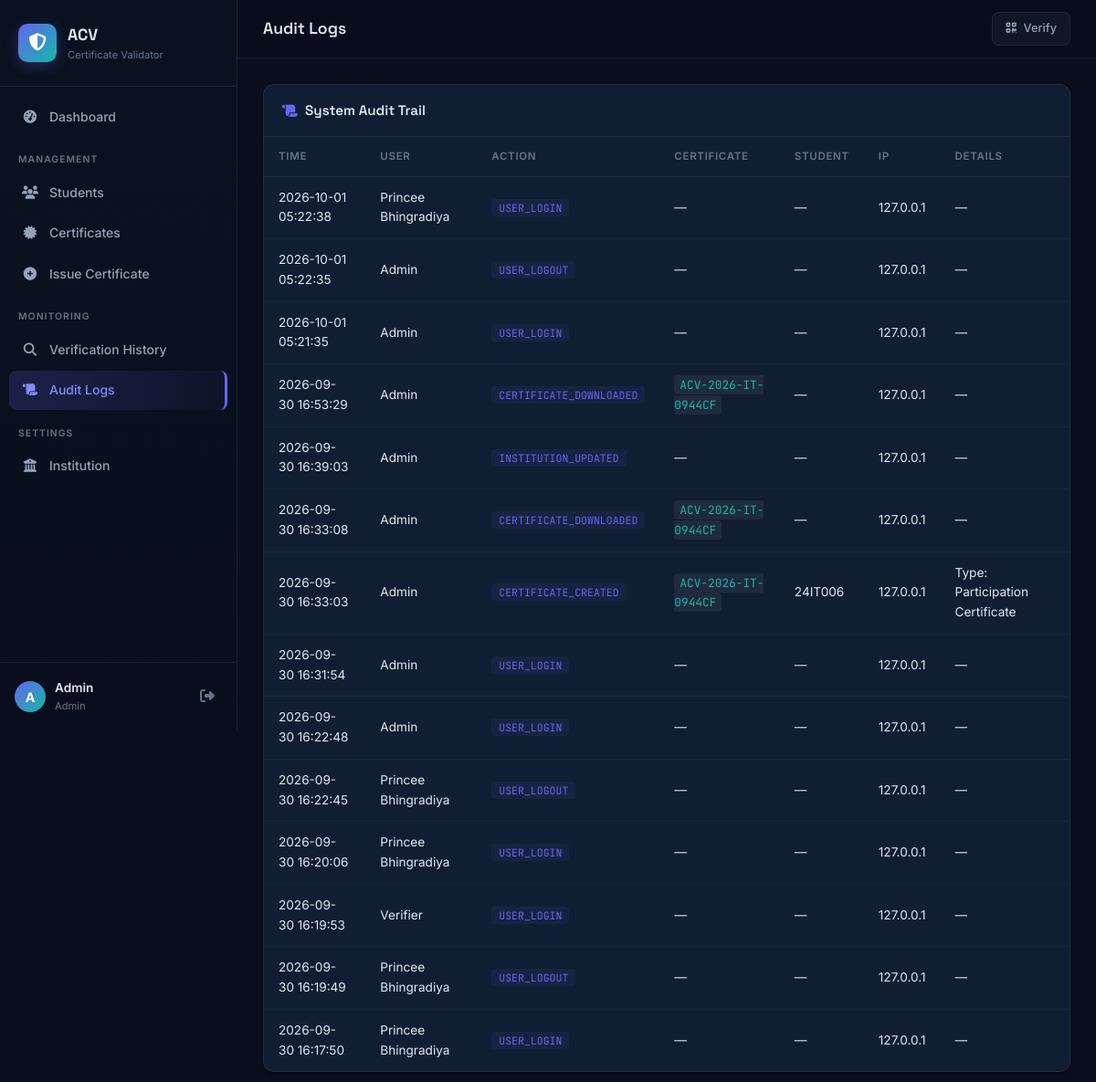
Screenshot of /admin/audit-logs (signed in) with the database file from the repository.
### tables this page shows
CREATE TABLE users (
            id INTEGER PRIMARY KEY AUTOINCREMENT,
            name TEXT NOT NULL,
            email TEXT UNIQUE NOT NULL,
            password_hash TEXT NOT NULL,
            role TEXT NOT NULL DEFAULT 'student',
            student_id TEXT,
            is_active INTEGER DEFAULT 1,
            created_at TIMESTAMP DEFAULT CURRENT_TIMESTAMP
        );

CREATE TABLE audit_logs (
            id INTEGER PRIMARY KEY AUTOINCREMENT,
            user_id INTEGER,
            user_name TEXT,
            action TEXT NOT NULL,
            certificate_id TEXT,
            student_id TEXT,
            timestamp TIMESTAMP DEFAULT CURRENT_TIMESTAMP,
            ip_address TEXT,
            details TEXT
        );

### app/routes/admin.py (the view)
@admin_bp.route('/audit-logs')
@admin_required
def audit_logs():
    db = get_db(); db.row_factory = sqlite3.Row
    logs = db.execute('SELECT * FROM audit_logs ORDER BY timestamp DESC LIMIT 200').fetchall()
    db.close()
    return render_template('admin/audit_logs.html', logs=logs)

### app/models.py (called while the page is built)
    @property
    def is_active(self):
        return bool(self._is_active)

    @staticmethod
    def get_by_id(user_id):
        db = sqlite3.connect(current_app.config['DATABASE'])
        db.row_factory = sqlite3.Row
        row = db.execute('SELECT * FROM users WHERE id = ?', (user_id,)).fetchone()
        db.close()
        if row:
            return User(row['id'], row['name'], row['email'], row['role'],
                        row['student_id'], row['is_active'])
        return None

### app/routes/admin.py (called while the page is built)
def admin_required(f):
    @wraps(f)
    @login_required
    def decorated(*args, **kwargs):
        if current_user.role != 'admin':
            abort(403)
        return f(*args, **kwargs)
    return decorated

def get_db():
    return sqlite3.connect(current_app.config['DATABASE'],
                           detect_types=sqlite3.PARSE_DECLTYPES)

### templates/admin/audit_logs.html (shortened to what this page needs)
{% extends "layout.html" %}
{% block page_title %}Audit Logs{% endblock %}
{% block sidebar_nav %}
<a href="{{ url_for('admin.dashboard') }}" class="nav-item"><i class="fa-solid fa-gauge-high"></i><span>Dashboard</span></a>
<div class="nav-section">MANAGEMENT</div>
<a href="{{ url_for('admin.students') }}" class="nav-item"><i class="fa-solid fa-users"></i><span>Students</span></a>
<a href="{{ url_for('admin.certificates') }}" class="nav-item"><i class="fa-solid fa-certificate"></i><span>Certificates</span></a>
<a href="{{ url_for('admin.create_certificate') }}" class="nav-item"><i class="fa-solid fa-plus-circle"></i><span>Issue Certificate</span></a>
<div class="nav-section">MONITORING</div>
<a href="{{ url_for('admin.verification_history') }}" class="nav-item"><i class="fa-solid fa-magnifying-glass"></i><span>Verification History</span></a>
<a href="{{ url_for('admin.audit_logs') }}" class="nav-item active"><i class="fa-solid fa-scroll"></i><span>Audit Logs</span></a>
<div class="nav-section">SETTINGS</div>
<a href="{{ url_for('admin.institution') }}" class="nav-item"><i class="fa-solid fa-building-columns"></i><span>Institution</span></a>
{% endblock %}
{% block content %}
<div class="card">
    <div class="card-header"><h3><i class="fa-solid fa-scroll"></i> System Audit Trail</h3></div>
    <div class="table-wrapper">
        <table class="data-table">
            <thead>
                <tr><th>Time</th><th>User</th><th>Action</th><th>Certificate</th><th>Student</th><th>IP</th><th>Details</th></tr>
            </thead>
            <tbody>
            {% for log in logs %}
            <tr>
                <td>{{ log.timestamp }}</td>
                <td>{{ log.user_name or '—' }}</td>
                <td><span class="audit-action">{{ log.action }}</span></td>
                <td>{% if log.certificate_id %}<code class="cert-id">{{ log.certificate_id }}</code>{% else %}—{% endif %}</td>
                <td>{{ log.student_id or '—' }}</td>
                <td>{{ log.ip_address or '—' }}</td>
                <td>{{ log.details or '—' }}</td>
            </tr>
            {% else %}
            <tr><td colspan="7" class="empty-row">No audit logs yet</td></tr>
            {% endfor %}
            </tbody>
        </table>
    </div>
</div>
{% endblock %}

### templates/layout.html (shortened to what this page needs)
<!DOCTYPE html>
<html lang="en">
<head>
    <link rel="stylesheet" href="https://cdnjs.cloudflare.com/ajax/libs/font-awesome/6.5.0/css/all.min.css">
    <link rel="stylesheet" href="{{ url_for('static', filename='css/main.css') }}">
</head>
<body>
<div class="app-layout">
    <aside class="sidebar" id="sidebar">
        <div class="sidebar-brand">
            <div class="brand-icon"><i class="fa-solid fa-shield-halved"></i></div>
            <div class="brand-text">
                <span class="brand-name">ACV</span>
                <span class="brand-sub">Certificate Validator</span>
            </div>
        </div>
        <nav class="sidebar-nav">
            {% block sidebar_nav %}{% endblock %}
        </nav>
        <div class="sidebar-footer">
            <div class="sidebar-user">
                <div class="user-avatar">{{ current_user.name[0].upper() }}</div>
                <div class="user-info">
                    <span class="user-name">{{ current_user.name }}</span>
                    <span class="user-role">{{ current_user.role | title }}</span>
                </div>
            </div>
            <a href="{{ url_for('auth.logout') }}" class="sidebar-logout" title="Logout">
                <i class="fa-solid fa-right-from-bracket"></i>
            </a>
        </div>
    </aside>
    <div class="main-wrapper">
        <header class="topbar">
            <div class="topbar-title">
                <h1>{% block page_title %}Dashboard{% endblock %}</h1>
            </div>
            <div class="topbar-actions">
                <a href="{{ url_for('verify.verify_index') }}" class="btn btn-sm btn-ghost" target="_blank">
                    <i class="fa-solid fa-qrcode"></i> Verify
                </a>
            </div>
        </header>
        <main class="main-content">
            {% block content %}{% endblock %}
        </main>
    </div>
</div>
</body>
</html>

### rows the page displays
users: name "A", name "Admin", role "Admin"
audit_logs: timestamp "2026-10-01 05:22:38", user_name "Princee Bhingradiya", action "USER_LOGIN", student_id "—", ip_address "127.0.0.1", details "—"
audit_logs: timestamp "2026-10-01 05:22:35", user_name "Admin", action "USER_LOGOUT", student_id "—", ip_address "127.0.0.1", details "—"
audit_logs: timestamp "2026-10-01 05:21:35", user_name "Admin", action "USER_LOGIN", student_id "—", ip_address "127.0.0.1", details "—"
audit_logs: timestamp "2026-09-30 16:53:29", user_name "Admin", action "CERTIFICATE_DOWNLOADED", certificate_id "ACV-2026-IT-0944CF", student_id "—", ip_address "127.0.0.1", details "—"
audit_logs: timestamp "2026-09-30 16:39:03", user_name "Admin", action "INSTITUTION_UPDATED", student_id "—", ip_address "127.0.0.1", details "—"
audit_logs: timestamp "2026-09-30 16:33:08", user_name "Admin", action "CERTIFICATE_DOWNLOADED", certificate_id "ACV-2026-IT-0944CF", student_id "—", ip_address "127.0.0.1", details "—"
audit_logs: timestamp "2026-09-30 16:33:03", user_name "Admin", action "CERTIFICATE_CREATED", certificate_id "ACV-2026-IT-0944CF", student "24IT006", ip_address "127.0.0.1", details "Type: Participation Certificate"
audit_logs: timestamp "2026-09-30 16:31:54", user_name "Admin", action "USER_LOGIN", student_id "—", ip_address "127.0.0.1", details "—"
audit_logs: timestamp "2026-09-30 16:22:48", user_name "Admin", action "USER_LOGIN", student_id "—", ip_address "127.0.0.1", details "—"
audit_logs: timestamp "2026-09-30 16:22:45", user_name "Princee Bhingradiya", action "USER_LOGOUT", student_id "—", ip_address "127.0.0.1", details "—"
audit_logs: timestamp "2026-09-30 16:20:06", user_name "Princee Bhingradiya", action "USER_LOGIN", student_id "—", ip_address "127.0.0.1", details "—"
audit_logs: timestamp "2026-09-30 16:19:53", user_name "Verifier", action "USER_LOGIN", student_id "—", ip_address "127.0.0.1", details "—"
audit_logs: timestamp "2026-09-30 16:19:49", user_name "Princee Bhingradiya", action "USER_LOGOUT", student_id "—", ip_address "127.0.0.1", details "—"
audit_logs: timestamp "2026-09-30 16:17:50", user_name "Princee Bhingradiya", action "USER_LOGIN", student_id "—", ip_address "127.0.0.1", details "—"
